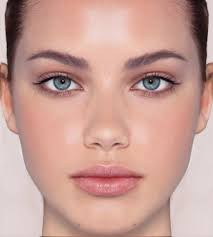
//> input picture media/face3.jpg, 213 x 237 px
$ ./problem6-6   (built with g++ and OpenCV 4)
//> lines starting //> are read from the running program, lines starting //| are printed output that depends on the picture; after the words box and inside, x2 and y2 are one past the last pixel; in counts of white or black regions, pixels touching at a corner belong together

#include <iostream>
#include <sstream>
#include "opencv2/core/core.hpp"
#include "opencv2/imgproc/imgproc.hpp"
#include "opencv2/video/background_segm.hpp"
#include "opencv2/highgui/highgui.hpp"

#pragma comment(lib, "opencv_core2411d.lib")
#pragma comment(lib, "opencv_highgui2411d.lib")
#pragma comment(lib, "opencv_imgproc2411d.lib")

using namespace std;
using namespace cv;

void main()
{
	Mat src = imread("../../media/face3.jpg");
//> src is the input picture: 237 rows x 213 cols, CV_8UC3; mean B, G, R 149.4, 158.5, 200
	cvtColor(src, src, CV_RGB2GRAY);
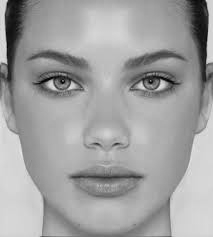
//> src: 237 rows x 213 cols, CV_8UC1; min 1, max 230, mean 160.5
	GaussianBlur(src, src, cv::Size(5, 5), 0);
	imshow("src", src);

	int arr[3] = { 3,5,9 };
	for (int i = 0; i < 3; ++i)
	{
		Mat dst1;
		Laplacian(src, dst1, CV_16S, arr[i], 1);
		convertScaleAbs(dst1, dst1);
		threshold(dst1, dst1, 30, 255, CV_THRESH_BINARY);
 		dilate(dst1, dst1, Mat());
 		erode(dst1, dst1, Mat(), Point(-1,-1), 3);

		stringstream ss;
		ss << "raplacian " << i + 1;
		imshow(ss.str().c_str(), dst1);
	}
//> this loop made 3 passes
//> pass 1, `Laplacian(src, dst1, CV_16S, arr[i], 1);`:
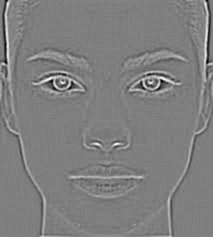
//> dst1: 237 rows x 213 cols, CV_16SC1; min -162, max 162, mean 0; drawn with min black and max white
//> pass 1, `convertScaleAbs(dst1, dst1);`:
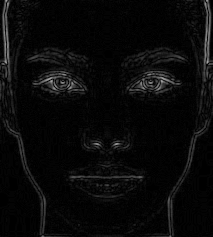
//> dst1: 237 rows x 213 cols, CV_8UC1; min 0, max 162, mean 9.4
//> pass 1, `threshold(dst1, dst1, 30, 255, CV_THRESH_BINARY);`:
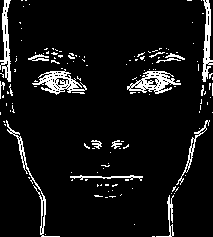
//> dst1: 237 rows x 213 cols, CV_8UC1; 7.6% white in thin lines or dots
//> pass 1, `dilate(dst1, dst1, Mat());`:
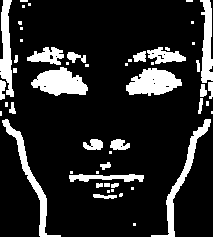
//> dst1: 237 rows x 213 cols, CV_8UC1; 15.8% white; 53 white regions (27 under 20 px), largest, box (x1, y1, x2, y2) and area: (31, 67, 88, 96) 1051, (126, 68, 182, 96) 1040, (151, 119, 211, 237) 897

	waitKey();
}

$ run again, with media/face1.jpg copied over media/face3.jpg
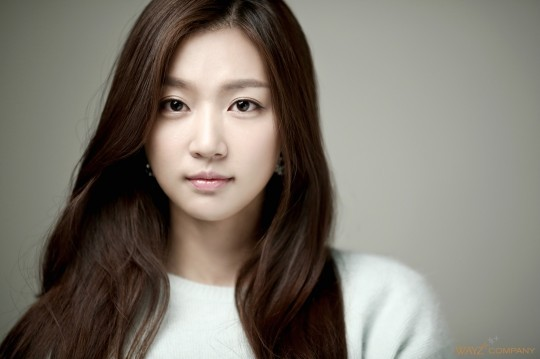
//> input picture media/face1.jpg, 540 x 359 px
//> src is the input picture: 359 rows x 540 cols, CV_8UC3; mean B, G, R 109.1, 118.5, 125
//> the loop `for (int i = 0; i < 3; ++i)` made 3 passes
//> pass 1, `threshold(dst1, dst1, 30, 255, CV_THRESH_BINARY);`:
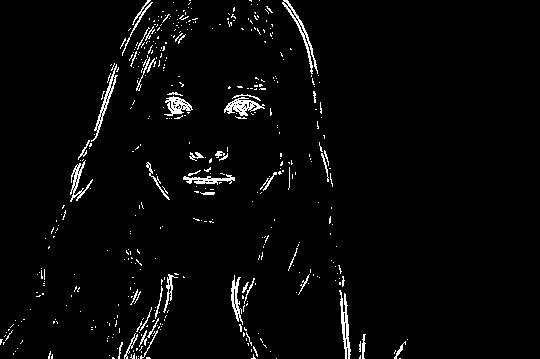
//> dst1: 359 rows x 540 cols, CV_8UC1; 2.9% white in thin lines or dots, all inside (x1, y1, x2, y2) = (0, 0, 408, 359)
//> pass 1, `dilate(dst1, dst1, Mat());`:
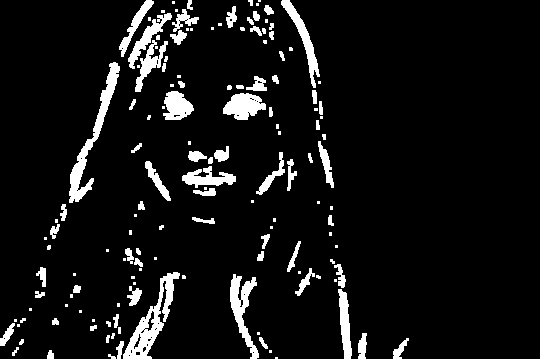
//> dst1: 359 rows x 540 cols, CV_8UC1; 7.7% white; 145 white regions (66 under 20 px), largest, box (x1, y1, x2, y2) and area: (123, 272, 180, 359) 1485, (69, 62, 120, 203) 1412, (230, 274, 259, 359) 953

$ run again, with media/face2.jpg copied over media/face3.jpg
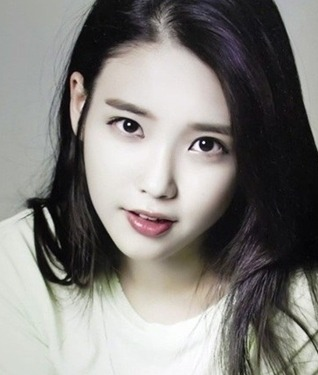
//> input picture media/face2.jpg, 318 x 375 px
//> src is the input picture: 375 rows x 318 cols, CV_8UC3; mean B, G, R 126.2, 129.5, 131.9
//> the loop `for (int i = 0; i < 3; ++i)` made 3 passes
//> pass 1, `threshold(dst1, dst1, 30, 255, CV_THRESH_BINARY);`:
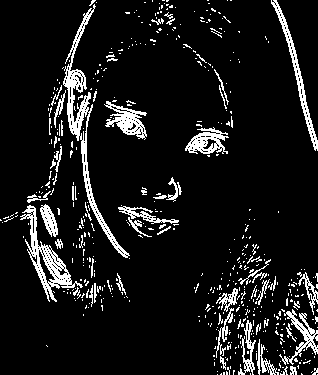
//> dst1: 375 rows x 318 cols, CV_8UC1; 9.6% white in thin lines or dots
//> pass 1, `dilate(dst1, dst1, Mat());`:
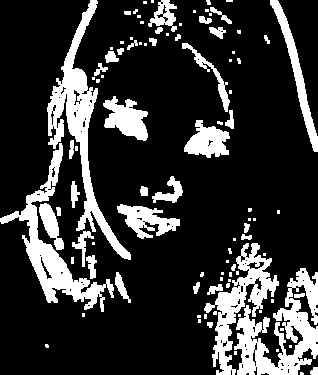
//> dst1: 375 rows x 318 cols, CV_8UC1; 20.4% white; 98 white regions (56 under 20 px), largest, box (x1, y1, x2, y2) and area: (47, 0, 131, 260) 4340, (234, 268, 318, 375) 4161, (0, 143, 114, 312) 3598

$ run again, with media/baboon.jpg copied over media/face3.jpg
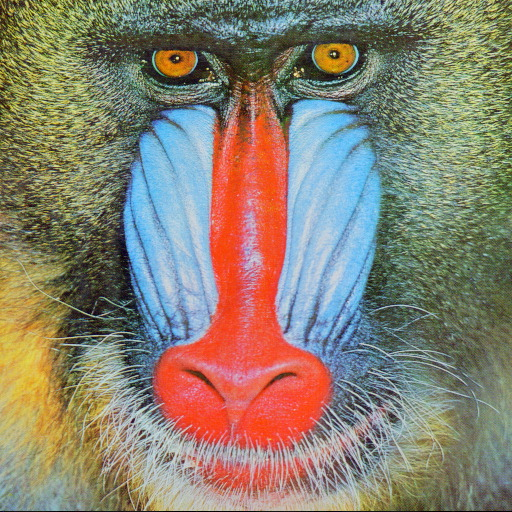
//> input picture media/baboon.jpg, 512 x 512 px
//> src is the input picture: 512 rows x 512 cols, CV_8UC3; mean B, G, R 112.9, 129.1, 137.1
//> the loop `for (int i = 0; i < 3; ++i)` made 3 passes
//> pass 1, `threshold(dst1, dst1, 30, 255, CV_THRESH_BINARY);`:
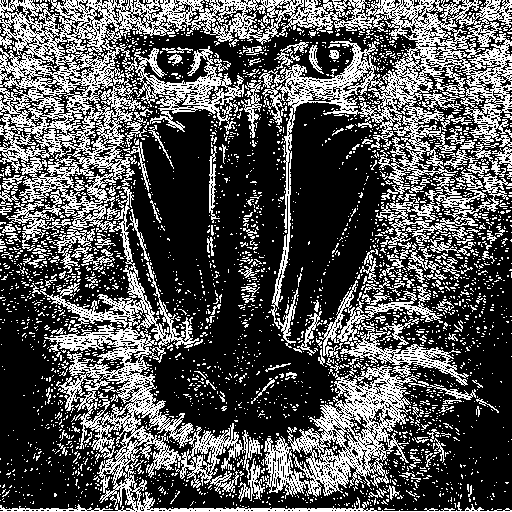
//> dst1: 512 rows x 512 cols, CV_8UC1; 33.9% white in thin lines or dots
//> pass 1, `dilate(dst1, dst1, Mat());`:
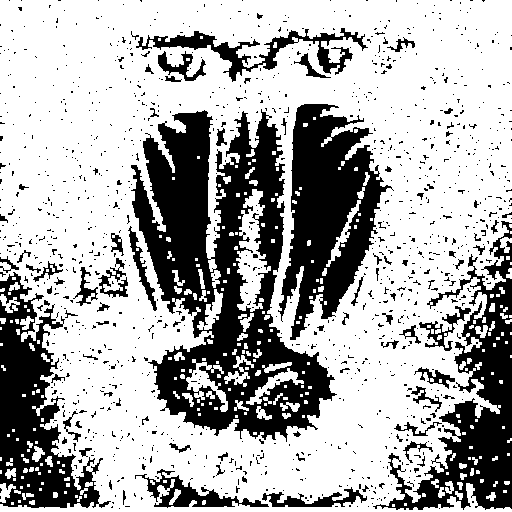
//> dst1: 512 rows x 512 cols, CV_8UC1; 68.4% white; 1181 black regions (1099 under 20 px), largest, box (x1, y1, x2, y2) and area: (131, 109, 337, 442) 30761, (278, 104, 394, 340) 13818, (373, 221, 512, 510) 12193
